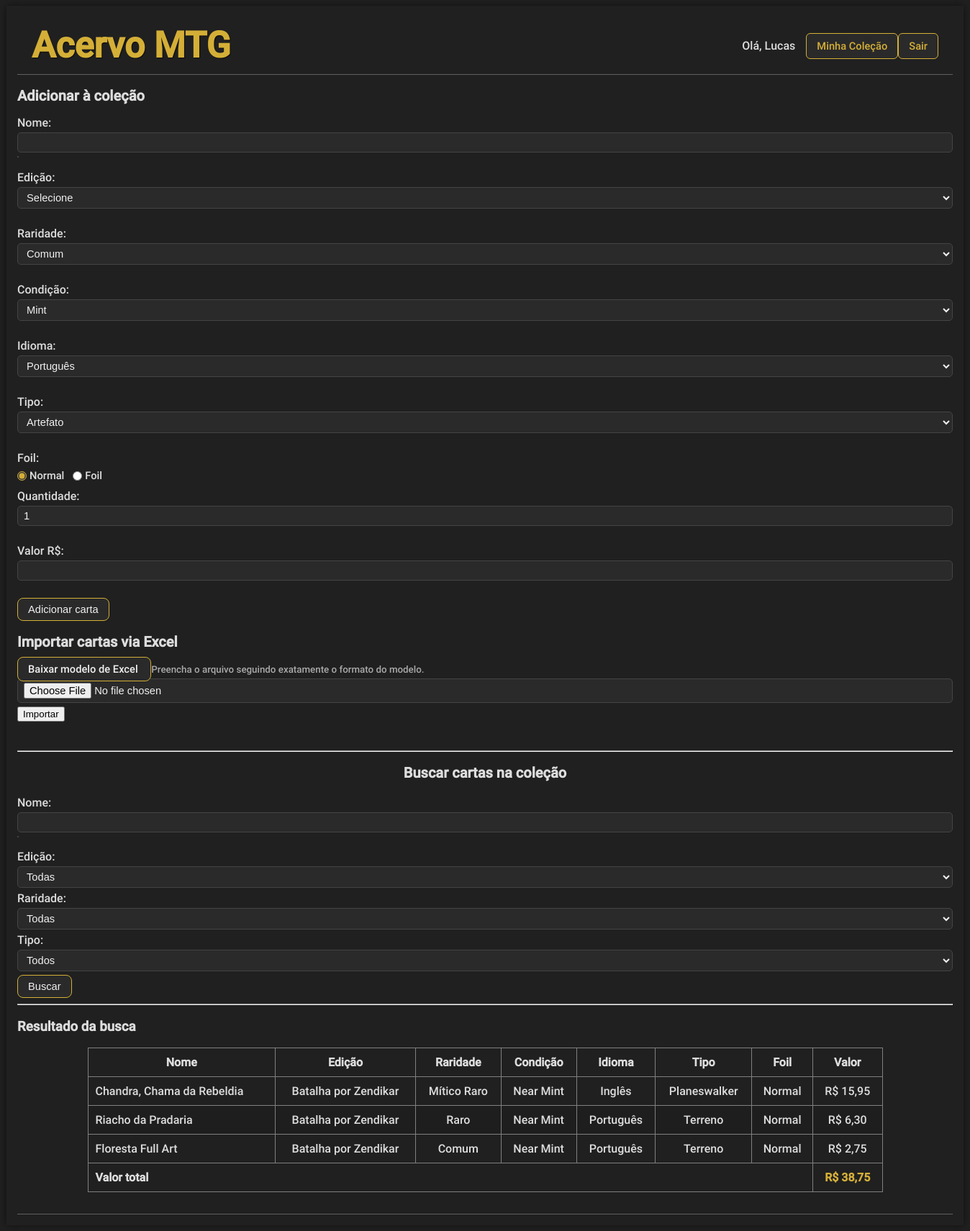
/index.php?busca_edicao=75 (signed in), run on the app's committed database.
### tables this page shows
CREATE TABLE IF NOT EXISTS `cartas` (
  `id` int NOT NULL AUTO_INCREMENT,
  `nome` varchar(100) DEFAULT NULL,
  `id_edicao` int DEFAULT NULL,
  `id_raridade` int DEFAULT NULL,
  `id_condicao` int DEFAULT NULL,
  `id_idioma` int DEFAULT NULL,
  `id_tipo` int DEFAULT NULL,
  `foil` tinyint(1) DEFAULT NULL,
  `valor` decimal(10,2) DEFAULT NULL,
  `quantidade` int NOT NULL DEFAULT '1',
  PRIMARY KEY (`id`),
  UNIQUE KEY `idx_carta_unica` (`nome`,`id_edicao`,`id_raridade`,`id_condicao`,`id_idioma`,`id_tipo`,`foil`),
  KEY `id_raridade` (`id_raridade`),
  KEY `id_condicao` (`id_condicao`),
  KEY `id_idioma` (`id_idioma`),
  KEY `id_tipo` (`id_tipo`),
  KEY `fk_cartas_edicoes` (`id_edicao`)
);

CREATE TABLE IF NOT EXISTS `raridades` (
  `id` int NOT NULL AUTO_INCREMENT,
  `nome` varchar(20) DEFAULT NULL,
  PRIMARY KEY (`id`)
);

CREATE TABLE IF NOT EXISTS `condicao` (
  `id` int NOT NULL AUTO_INCREMENT,
  `nome` varchar(30) DEFAULT NULL,
  `codigo` varchar(10) DEFAULT NULL,
  PRIMARY KEY (`id`)
);

CREATE TABLE IF NOT EXISTS `idiomas` (
  `id` int NOT NULL AUTO_INCREMENT,
  `nome` varchar(30) DEFAULT NULL,
  PRIMARY KEY (`id`)
);

CREATE TABLE IF NOT EXISTS `tipos` (
  `id` int NOT NULL AUTO_INCREMENT,
  `nome` varchar(30) DEFAULT NULL,
  PRIMARY KEY (`id`)
);

### infrastructure/database/PDOConnection.php (called while the page is built, shortened)
<?php
class PDOConnection
{
    private static ?PDO $instance = null;
    public static function get(): PDO
    {
        if (self::$instance === null) {
            try {
                self::$instance = new PDO(
                    "mysql:host=localhost;dbname=acervo;charset=utf8",
                    "root",
                    "",
                    [
                        PDO::ATTR_ERRMODE => PDO::ERRMODE_EXCEPTION,
                        PDO::ATTR_DEFAULT_FETCH_MODE => PDO::FETCH_ASSOC
                    ]
                );
            } catch (PDOException $e) {
                throw new \RuntimeException("Erro ao conectar no banco");
            }
        }
        return self::$instance;
    }
}

### Http/Controller/BuscarCartasController.php (called while the page is built, shortened)
<?php
class BuscarCartasController
{
    public function executar(array $query): array
    {
        $filtros = [
            'nome'     => trim($query['nomeCarta'] ?? ''),
            'edicao'   => (int) ($query['busca_edicao'] ?? 0),
            'raridade' => (int) ($query['busca_raridade'] ?? 0),
            'tipo'     => (int) ($query['busca_tipo'] ?? 0),
        ];
        $repository = new CartaRepositoryPDO();
        $service = new BuscarCartasService($repository);
        return $service->executar($filtros);
    }
}

### infrastructure/Repository/CartaRepositoryPDO.php (called while the page is built, shortened)
<?php
class CartaRepositoryPDO implements CartaRepositoryInterface
{
    private \PDO $pdo;
    public function __construct()
    {
        $this->pdo = PDOConnection::get();
    }
    public function buscarComFiltros(array $filtros): array
{
    $sql = "
        SELECT
            c.id,
            c.nome,
            COALESCE(e.nome_pt, e.nome_en) AS edicao,
            r.nome AS raridade,
            co.nome AS condicao,
            i.nome AS idioma,
            t.nome AS tipo,
            c.foil,
            c.quantidade,
            c.valor
        FROM cartas c
        JOIN edicoes e ON e.id = c.id_edicao
        JOIN raridades r ON r.id = c.id_raridade
        JOIN condicao co ON co.id = c.id_condicao
        JOIN idiomas i ON i.id = c.id_idioma
        JOIN tipos t ON t.id = c.id_tipo
        WHERE 1 = 1
    ";
    $params = [];
    if (!empty($filtros['edicao'])) {
        $sql .= " AND c.id_edicao = :edicao";
        $params[':edicao'] = (int) $filtros['edicao'];
    }
    $stmt = $this->pdo->prepare($sql);
    $stmt->execute($params);
    return $stmt->fetchAll(\PDO::FETCH_ASSOC);
}
}
?>

### Application/Service/BuscarCartasService.php (called while the page is built, shortened)
<?php
class BuscarCartasService
{
    public function executar(array $filtros): array
    {
        return $this->repository->buscarComFiltros($filtros);
    }
}

### views/buscar_form.php (shortened to what this page needs)
<section id="busca-cartas">
    <hr>
    <h2>Buscar cartas na coleção</h2>
    <form method="get" action="#busca-cartas">
        <label for="busca_nome">Nome:</label>
        <input
        type="text"
        id="busca_nome"
        name="nomeCarta"
        data-autocomplete="carta"
        >
        <div id="autocomplete-list"></div>
        <br>
        <label for="busca_edicao">Edição:</label>
        <select name="busca_edicao" id="busca_edicao">
            <option value="">Todas</option>
        </select>
        <label for="busca_raridade">Raridade:</label>
        <select name="busca_raridade" id="busca_raridade">
            <option value="">Todas</option>
            <?php include 'php/carregar_raridades.php'; ?>
        </select>
        <label for="busca_tipo">Tipo:</label>
        <select name="busca_tipo" id="busca_tipo">
            <option value="">Todos</option>
            <?php include 'php/carregar_tipos.php'; ?>
        </select>
        <button type="submit" class="botao">Buscar</button>
    </form>
    <?php if (!empty($cartas)): ?>
        <hr>
        <h3>Resultado da busca</h3>
        <table border="1" cellpadding="6">
            <thead>
                <tr>
                    <th>Nome</th>
                    <th>Edição</th>
                    <th>Raridade</th>
                    <th>Condição</th>
                    <th>Idioma</th>
                    <th>Tipo</th>
                    <th>Foil</th>
                    <th>Valor</th>
                </tr>
            </thead>
            <tbody>
                <?php foreach ($cartas as $c): ?>
                    <tr>
                        <td><?= htmlspecialchars($c['nome']) ?></td>
                        <td><?= htmlspecialchars($c['edicao']) ?></td>
                        <td><?= htmlspecialchars($c['raridade']) ?></td>
                        <td><?= htmlspecialchars($c['condicao']) ?></td>
                        <td><?= htmlspecialchars($c['idioma']) ?></td>
                        <td><?= htmlspecialchars($c['tipo']) ?></td>
                        <td><?= $c['foil'] ? 'Foil' : 'Normal' ?></td>
                        <td>R$ <?= number_format($c['valor'], 2, ',', '.') ?></td>
                    </tr>
                <?php endforeach; ?>
            </tbody>
            <tfoot>
                <tr>
                    <td colspan="7" style="text-align:left; font-weight:bold;">
                        Valor total
                    </td>
                    <td style="font-weight:bold; color:#d4af37;">
                        R$ <?= number_format($totalFiltrado, 2, ',', '.') ?>
                    </td>
                </tr>
            </tfoot>
        </table>
    <?php elseif (array_filter($filtros)): ?>
        <p><strong>Nenhuma carta encontrada.</strong></p>
    <?php endif; ?>
</section>

### _css/estilo.css (style rules this page uses)
body { background-color: #202020; color: #dddddd; font-family: 'Roboto', sans-serif; }
h2 { font-size: 20px; }
form input, form select { display: block; width: 100%; margin: 4px 0 5px 0; padding: 5px 8px; background-color: #2a2a2a; color: #f0f0f0; border: 1px solid #444; border-radius: 5px; font-size: 11pt; box-sizing: border-box; }
input::placeholder { color: #aaa; }
.botao { background-color: #2a2a2a; color: #f0f0f0; border: 1px solid #d4af37; padding: 7px 14px; font-size: 11pt; border-radius: 8px; cursor: pointer; transition: all 0.2s ease; }
#busca-cartas { margin-top: 40px; }
#busca-cartas h2 { text-align: center; margin-bottom: 20px; }
#busca-cartas table { width: 85%; margin: 0 auto; border-collapse: collapse; }
#busca-cartas th, #busca-cartas td { padding: 10px; text-align: center; }
#busca-cartas td:first-child { text-align: left; }
#busca-cartas tr:nth-child(even) { background-color: #1e1e1e; }
#autocomplete-list { position: absolute; background: #2a2a2a; border: 1px solid #444; max-height: 220px; overflow-y: auto; z-index: 999; }

### data on the page
cartas: nome "Chandra, Chama da Rebeldia", edicao "Batalha por Zendikar", id_raridade.nome "Mítico Raro", id_condicao.nome "Near Mint", id_idioma.nome "Inglês", id_tipo.nome "Planeswalker", foil "Normal", valor "15,95"
cartas: nome "Riacho da Pradaria", edicao "Batalha por Zendikar", id_raridade.nome "Raro", id_condicao.nome "Near Mint", id_idioma.nome "Português", id_tipo.nome "Terreno", foil "Normal", valor "6,30"
cartas: nome "Floresta Full Art", edicao "Batalha por Zendikar", id_raridade.nome "Comum", id_condicao.nome "Near Mint", id_idioma.nome "Português", id_tipo.nome "Terreno", foil "Normal", valor "2,75"

### other printed values
$_SESSION['usuario_nome'] "Lucas"
$totalFiltrado "38,75"
form field raridade "Comum"
form field condicao "Mint"
form field idioma "Português"
form field tipo "Artefato"
